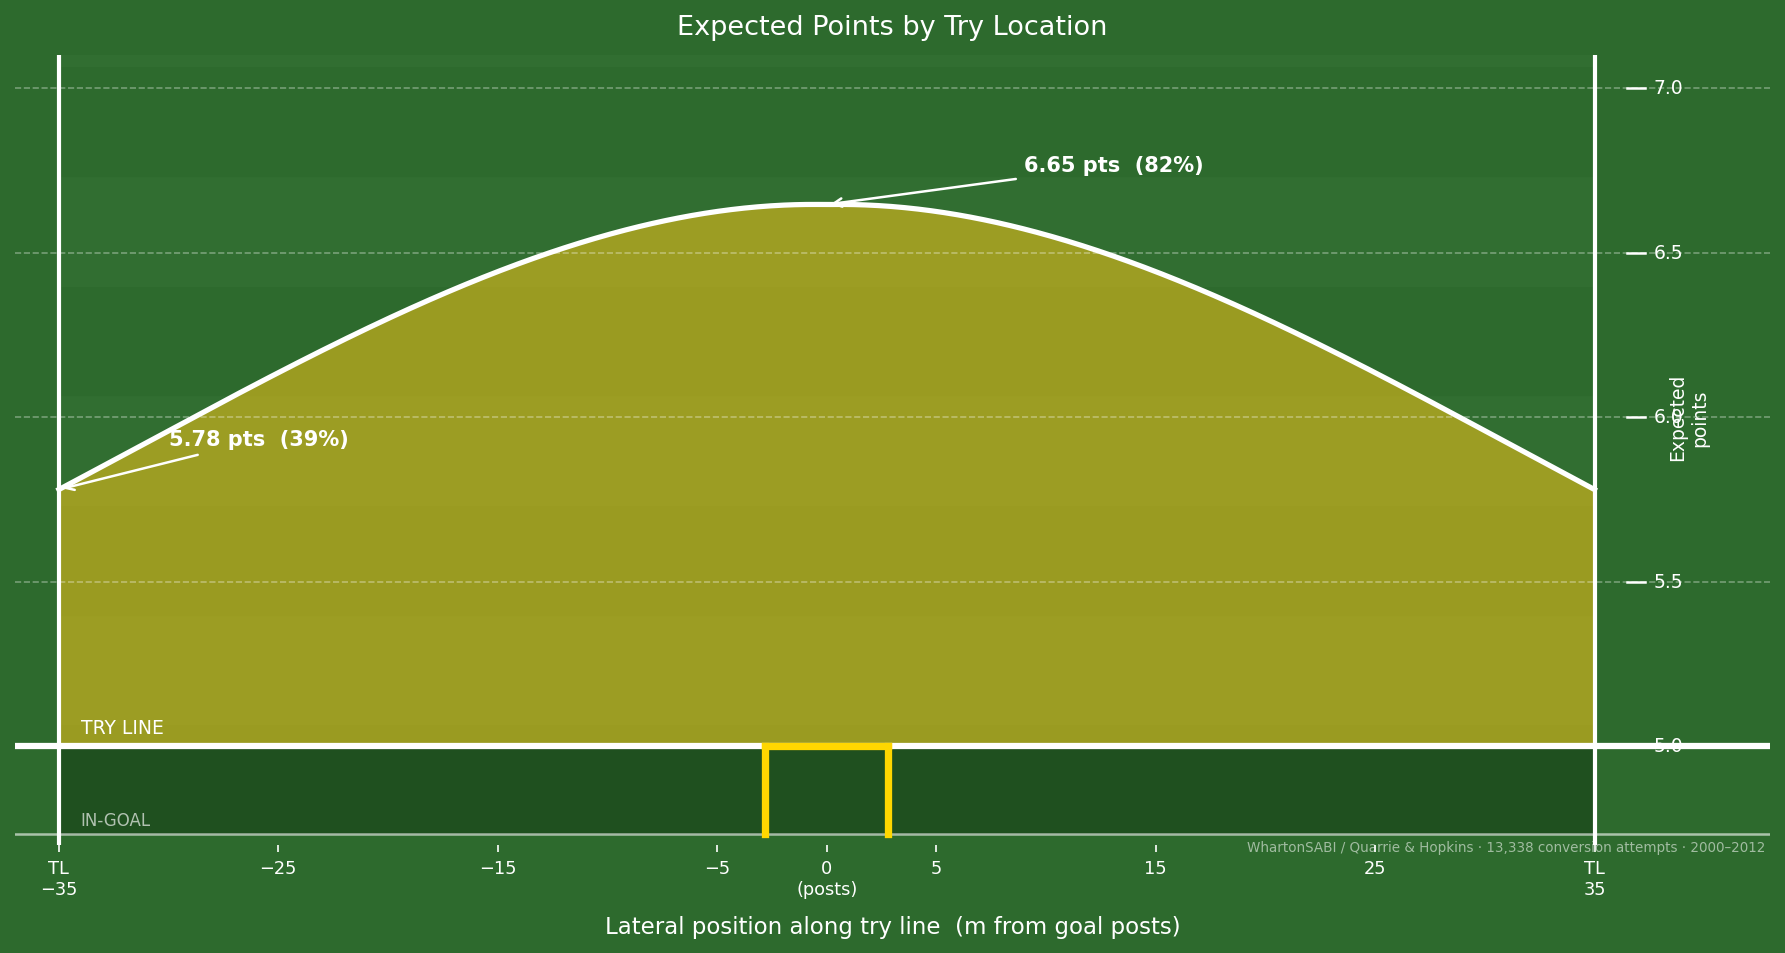

Write Python code to recreate this figure.
"""
Expected points (try + conversion) vs. lateral try location —
visualised as a filled hill curve rising above the try line on an
abstract top-down rugby pitch.

Coordinate mapping (y-axis):
  try line  (y = 0)  ↔  5.0 pts  (try alone)
  top       (y = 30) ↔  7.0 pts  (try + certain conversion)

The curve peaks upward at centre and dips toward the wings.
Data: 13,338 conversion attempts, goal_kicking_data.csv
(WhartonSABI / Quarrie & Hopkins, 2000–2012).
"""

import matplotlib
matplotlib.use("Agg")

import numpy as np
import pandas as pd
import matplotlib.pyplot as plt
import matplotlib.patches as mpatches
from scipy.interpolate import UnivariateSpline

# ---------------------------------------------------------------------------
# Load & fit
# ---------------------------------------------------------------------------
df   = pd.read_csv("goal_kicking_data.csv")
conv = df[df["Type"] == 2].copy()
conv["lateral_m"] = (conv["X1 Metres"] - 35).abs()

bins = np.arange(0, 37.5, 2.5)
conv["bin"] = pd.cut(conv["lateral_m"], bins=bins, include_lowest=True)
agg = (
    conv.groupby("bin", observed=True)
        .agg(attempts=("Quality", "count"),
             made=("Quality", lambda x: (x == 1).sum()))
)
agg["prob"]    = agg["made"] / agg["attempts"]
agg["bin_mid"] = [i.mid for i in agg.index]

bin_mid = agg["bin_mid"].values
bin_p   = agg["prob"].values
n       = agg["attempts"].values

spl = UnivariateSpline(bin_mid, bin_p, w=np.sqrt(n), k=3, s=len(bin_mid))

HALF_WIDTH = 35.0
lat    = np.linspace(-HALF_WIDTH, HALF_WIDTH, 700)
p_conv = np.clip(spl(np.abs(lat)), 0, 1)
ep     = 5 + 2 * p_conv

# ---------------------------------------------------------------------------
# Map EP → y  (5 pts = 0, 7 pts = Y_TOP)
# ---------------------------------------------------------------------------
Y_TOP   = 30.0          # full chart height above try line
Y_BOT   = -4.0          # small in-goal strip below

def ep_to_y(e):
    return (e - 5.0) * (Y_TOP / 2.0)   # 2 pt range → Y_TOP metres

curve_y = ep_to_y(ep)

# EP tick positions
ep_ticks = [5.0, 5.5, 6.0, 6.5, 7.0]

# ---------------------------------------------------------------------------
# Figure
# ---------------------------------------------------------------------------
POST_SEP = 5.6 / 2

fig, ax = plt.subplots(figsize=(12, 8))
fig.patch.set_facecolor("#2d6a2d")
ax.set_facecolor("#2d6a2d")

# ── Grass stripes (vertical bands across the chart height) ───────────────────
stripe_colors = ["#2d6a2d", "#316e31"]
for i, y_start in enumerate(np.arange(Y_BOT, Y_TOP + 5, 5)):
    ax.add_patch(mpatches.Rectangle(
        (-HALF_WIDTH, y_start), 2 * HALF_WIDTH, 5,
        color=stripe_colors[int(i) % 2], zorder=0
    ))

# In-goal darker tint below try line
ax.add_patch(mpatches.Rectangle(
    (-HALF_WIDTH, Y_BOT), 2 * HALF_WIDTH, abs(Y_BOT),
    color="#1a451a", zorder=1, alpha=0.7
))

# ── EP fill: try line up to curve ─────────────────────────────────────────────
ax.fill_between(lat, 0, curve_y, color="#f5c518", alpha=0.55, zorder=2, linewidth=0)

# ── EP curve ──────────────────────────────────────────────────────────────────
ax.plot(lat, curve_y, color="white", lw=2.5, zorder=5)

# ── Pitch lines ───────────────────────────────────────────────────────────────
ax.axvline(-HALF_WIDTH, color="white", lw=2,   zorder=3)   # left touchline
ax.axvline( HALF_WIDTH, color="white", lw=2,   zorder=3)   # right touchline
ax.axhline(0,           color="white", lw=3,   zorder=4)   # try line
ax.axhline(Y_BOT,       color="white", lw=1.2, zorder=3, alpha=0.6)   # dead-ball

# ── Goal posts ────────────────────────────────────────────────────────────────
post_kw = dict(color="#FFD700", lw=3.5, zorder=6)
ax.plot([-POST_SEP, -POST_SEP], [Y_BOT, 0], **post_kw)
ax.plot([ POST_SEP,  POST_SEP], [Y_BOT, 0], **post_kw)
ax.plot([-POST_SEP,  POST_SEP], [0,     0], **post_kw)

# ── Dashed EP gridlines ───────────────────────────────────────────────────────
for pts in ep_ticks:
    y = ep_to_y(pts)
    if pts > 5.0:   # try line already drawn solid
        ax.axhline(y, color="white", lw=0.8, ls="--", alpha=0.35, zorder=2)

# ── Y-axis EP scale (right edge) ─────────────────────────────────────────────
scale_x = HALF_WIDTH + 1.5
for pts in ep_ticks:
    y = ep_to_y(pts)
    ax.plot([scale_x, scale_x + 0.8], [y, y], color="white", lw=1.2, zorder=7)
    ax.text(scale_x + 1.2, y, f"{pts:.1f}",
            color="white", fontsize=9, va="center", zorder=7)

ax.text(scale_x + 2.8, ep_to_y(6.0), "Expected\npoints",
        color="white", fontsize=9, ha="center", va="center",
        rotation=90, zorder=7)

# ── Labels ────────────────────────────────────────────────────────────────────
ax.text(-HALF_WIDTH + 1, 0.6,   "TRY LINE", color="white", fontsize=9,  zorder=8)
ax.text(-HALF_WIDTH + 1, Y_BOT + 0.4, "IN-GOAL", color="white", fontsize=8,
        alpha=0.65, zorder=8)

# Key value annotations
ep_centre = float(5 + 2 * np.clip(spl(0), 0, 1))
ep_tl     = float(ep[0])
pct_centre = int(round(np.clip(spl(0), 0, 1) * 100))
pct_tl     = int(round(p_conv[0] * 100))
ax.annotate(f"{ep_centre:.2f} pts  ({pct_centre}%)",
            xy=(0, ep_to_y(ep_centre)),
            xytext=(9, ep_to_y(ep_centre) + 1.5),
            color="white", fontsize=10, fontweight="bold",
            arrowprops=dict(arrowstyle="->", color="white", lw=1.2))
ax.annotate(f"{ep_tl:.2f} pts  ({pct_tl}%)",
            xy=(-HALF_WIDTH, ep_to_y(ep_tl)),
            xytext=(-HALF_WIDTH + 5, ep_to_y(ep_tl) + 2),
            color="white", fontsize=10, fontweight="bold",
            arrowprops=dict(arrowstyle="->", color="white", lw=1.2))

# ── Title & axes ──────────────────────────────────────────────────────────────
ax.set_title(
    "Expected Points by Try Location",
    fontsize=13, color="white", pad=10
)

# Source in bottom-right corner
ax.text(HALF_WIDTH + 7.8, Y_BOT - 0.3,
        "WhartonSABI / Quarrie & Hopkins · 13,338 conversion attempts · 2000–2012",
        color="white", fontsize=6.5, alpha=0.55, ha="right", va="top", zorder=9)

ax.set_xlim(-HALF_WIDTH - 2, HALF_WIDTH + 8)
ax.set_ylim(Y_BOT - 0.5, Y_TOP + 1.5)
ax.set_aspect("equal")

ax.set_xticks([-35, -25, -15, -5, 0, 5, 15, 25, 35])
ax.set_xticklabels(
    ["TL\n−35", "−25", "−15", "−5", "0\n(posts)", "5", "15", "25", "TL\n35"],
    color="white", fontsize=8.5
)
ax.tick_params(axis="x", colors="white")
ax.yaxis.set_visible(False)
for spine in ax.spines.values():
    spine.set_visible(False)

ax.set_xlabel("Lateral position along try line  (m from goal posts)", fontsize=11,
              color="white", labelpad=8)

fig.tight_layout()
out = "expected_points_pitch.png"
fig.savefig(out, dpi=150, bbox_inches="tight", facecolor=fig.get_facecolor())
print(f"Saved → {out}")
